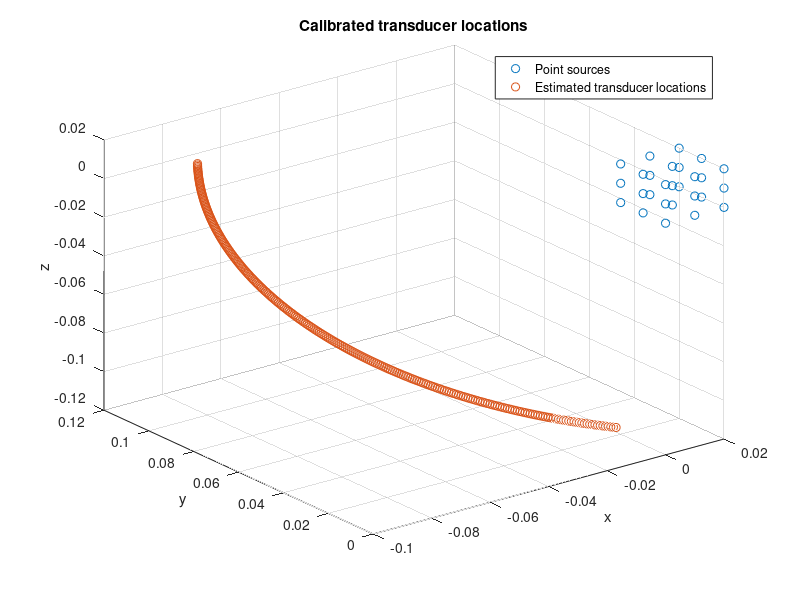

MATLAB code to generate this figure:
%%%%%%%%%%%%%%%%%%%%%%%%%%%%%%%%%%%%%%%%%%%%%%%%%%%%%%%%%%%%%%%%%%%%%%%%%%%
% This code is part of the research paper: "A method for the geometric 
% calibration of ultrasound transducer arrays with arbitrary geometries".
% 
% The paper is authored by: Karteekeya Sastry, Yang Zhang, Peng Hu, 
% Yilin Luo, Xin Tong, Shuai Na, Lihong V. Wang. The paper is currently 
% in preparation.
%
% Author Affiliation: Caltech Optical Imaging Laboratory, Department of 
% Electrical Engineering, Department of Medical Engineering, California 
% Institute of Technology, 1200 East California Boulevard, Pasadena, 
% CA 91125, USA.
%
% For questions or comments about the code, please contact Karteekeya
% Sastry at sdharave \at caltech.edu .
%
% This code is licensed under the MIT license. 
% See the LICENSE file for details.
%
% Author name: Karteekeya Sastry
% Caltech Optical Imaging Laboratory
% Date: 14 March, 2023
%%%%%%%%%%%%%%%%%%%%%%%%%%%%%%%%%%%%%%%%%%%%%%%%%%%%%%%%%%%%%%%%%%%%%%%%%%%
% Description of the code:
% This is a demo of the geometric calibration procedure described in the 
% above-mentioned paper. It estimates the coordinates of a simulated 
% arc-shaped array using time-of-arrival (ToA) data from 27 point sources
% in a 3 x 3 x 3 arrangement. The code is divided into 5 steps. 
% 1. Initialize the experiment parameters and load the ToA data.
% 2. Initialize the point source locations. 
% 3. Populate the A matrix and b vector as shown in Section 2 of the paper. 
% 4. Estimate the transducer locations.
% 5. Visualize the results.
%%%%%%%%%%%%%%%%%%%%%%%%%%%%%%%%%%%%%%%%%%%%%%%%%%%%%%%%%%%%%%%%%%%%%%%%%%%

clearvars
close all
clc

tic;

%% 1. Initialize experiment parameters and load ToA data
fprintf('1. Initialize parameters: ');
% Speed of sound (SoS)
c = 1500; % m/s, to be obtained from temperature measurements

% Load the ToAs
load('ToAs.mat','ToAs'); % ToAs must be of the size N_pt x N_tx, where N_pt 
% is the number of point sources and N_tx is the number of transducers.
dists = c*ToAs; % distances calculated from the  ToAs and the SoS

% Point source parameters
dx = 1e-2; % m, pitch of point sources in the x direction
dy = 1e-2; % m, pitch of point sources in the y direction
dz = 1e-2; % m, pitch of point sources in the z direction

Nx = 3; % Number of point sources in the x direction
Ny = 3; % Number of point sources in the y direction
Nz = 3; % Number of point sources in the z direction

N_pt = Nx*Ny*Nz; % Total number of point sources
fprintf('Done.\n')

%% 2. Initialize the point source locations
% Create Nx x Ny x Nz grid of points
fprintf('2. Initialize point source locations: ')
x = linspace(0,(Nx-1)*dx,Nx);
y = linspace(0,(Ny-1)*dy,Ny);
z = linspace(0,(Nz-1)*dz,Nz);
[X,Y,Z] = meshgrid(x,y,z);

points = [X(:), Y(:), Z(:)]; % N_pt x 3 array of point source locations
fprintf('Done.\n')

%% 3. Populate A matrix and b vectors (defined in Section 2 of the paper)
fprintf('3. Populate A matrix and b vectors: ')
A = zeros((N_pt*(N_pt-1))/2,3);
b = zeros(size(dists,1),(N_pt*(N_pt-1))/2); % b vector for each transducer
k = 1;

% Loop through all N_pt*(N_pt-1)/2 combinations of the point sources 
for i = 1:N_pt
    point1 = points(i,:); 
    for j = i+1:N_pt
        point2 = points(j,:);
        A(k,:) = point1 - point2; % Each row of A is simply the difference 
        % between the point source coordinates
        tmp = norm(point1)^2-norm(point2)^2;
        b(:,k) = (dists(:,j).^2-dists(:,i).^2+tmp)/2;
        k = k+1;
    end
end
fprintf('Done.\n')

%% 4. Solve for transducer positions
fprintf('4. Solve for transducer positions: ')
tx_x = zeros(size(dists,1),3); % Variable to hold the estimated transducer locations

% For larger transducer array sizes, this loop can be parallelized
for m = 1:size(dists,1)
    tx_x(m,:) = (A\b(m,:)')';
end
fprintf('Done.\n')
toc;

%% 5. Visualize the results
figure; 
scatter3(points(:,1),points(:,2),points(:,3),'ro'); hold on;
scatter3(tx_x(:,1),tx_x(:,2),tx_x(:,3),'b.');
legend('Point sources','Estimated transducer locations');
title('Calibrated transducer locations');
xlabel('x'); ylabel('y'); zlabel('z');
